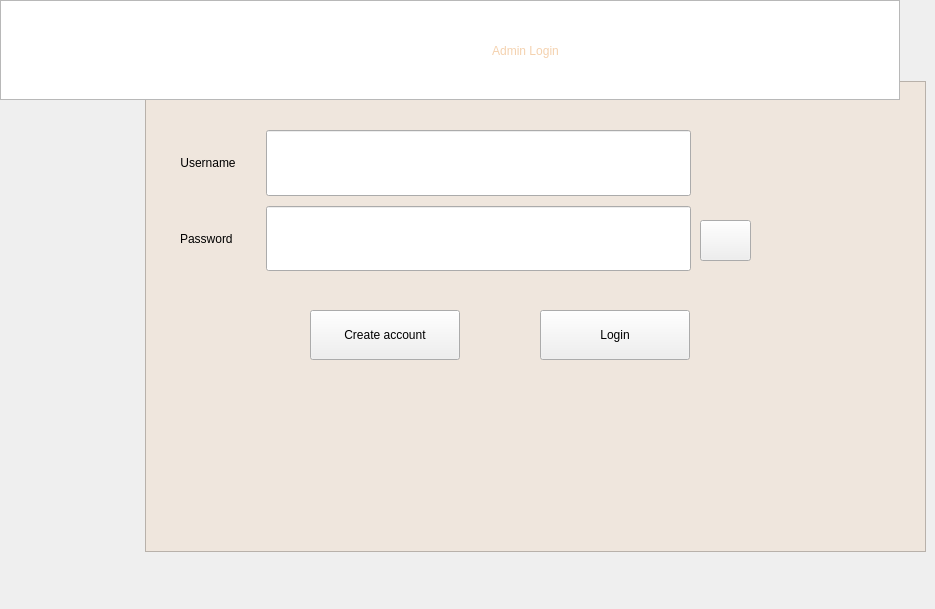
    <widget class="QWidget" name="admin_page">
     <property name="styleSheet">
      <string notr="true"/>
     </property>
     <widget class="QWidget" name="formLayoutWidget">
      <property name="geometry">
       <rect>
        <x>150</x>
        <y>100</y>
        <width>541</width>
        <height>201</height>
       </rect>
      </property>
      <layout class="QFormLayout" name="Form_login_admin">
       <property name="sizeConstraint">
        <enum>QLayout::SetMaximumSize</enum>
       </property>
       <property name="fieldGrowthPolicy">
        <enum>QFormLayout::ExpandingFieldsGrow</enum>
       </property>
       <property name="horizontalSpacing">
        <number>30</number>
       </property>
       <property name="verticalSpacing">
        <number>10</number>
       </property>
       <property name="leftMargin">
        <number>30</number>
       </property>
       <property name="topMargin">
        <number>30</number>
       </property>
       <property name="bottomMargin">
        <number>30</number>
       </property>
       <item row="0" column="0">
        <widget class="QLabel" name="Label_username">
         <property name="sizePolicy">
          <sizepolicy hsizetype="Expanding" vsizetype="Expanding">
           <horstretch>0</horstretch>
           <verstretch>0</verstretch>
          </sizepolicy>
         </property>
         <property name="styleSheet">
          <string notr="true"/>
         </property>
         <property name="text">
          <string>Username</string>
         </property>
         <property name="alignment">
          <set>Qt::AlignCenter</set>
         </property>
        </widget>
       </item>
       <item row="0" column="1">
        <widget class="QLineEdit" name="Line_admin_username">
         <property name="sizePolicy">
          <sizepolicy hsizetype="Expanding" vsizetype="Expanding">
           <horstretch>30</horstretch>
           <verstretch>30</verstretch>
          </sizepolicy>
         </property>
         <property name="styleSheet">
          <string notr="true"/>
         </property>
        </widget>
       </item>
       <item row="1" column="0">
        <widget class="QLabel" name="Label_password">
         <property name="sizePolicy">
          <sizepolicy hsizetype="Expanding" vsizetype="Expanding">
           <horstretch>0</horstretch>
           <verstretch>0</verstretch>
          </sizepolicy>
         </property>
         <property name="styleSheet">
          <string notr="true"/>
         </property>
         <property name="text">
          <string>Password</string>
         </property>
        </widget>
       </item>
       <item row="1" column="1">
        <widget class="QLineEdit" name="Line_admin_password">
         <property name="sizePolicy">
          <sizepolicy hsizetype="Expanding" vsizetype="Expanding">
           <horstretch>30</horstretch>
           <verstretch>30</verstretch>
          </sizepolicy>
         </property>
         <property name="styleSheet">
          <string notr="true"/>
         </property>
         <property name="echoMode">
          <enum>QLineEdit::Password</enum>
         </property>
        </widget>
       </item>
      </layout>
     </widget>
     <widget class="QPushButton" name="Pbutton_submit_signin_admin">
      <property name="geometry">
       <rect>
        <x>540</x>
        <y>310</y>
        <width>150</width>
        <height>50</height>
       </rect>
      </property>
      <property name="autoFillBackground">
       <bool>false</bool>
      </property>
      <property name="styleSheet">
       <string notr="true"/>
      </property>
      <property name="text">
       <string>Login</string>
      </property>
     </widget>
     <widget class="QGraphicsView" name="graphicsView_4">
      <property name="geometry">
       <rect>
        <x>0</x>
        <y>0</y>
        <width>900</width>
        <height>100</height>
       </rect>
      </property>
      <property name="autoFillBackground">
       <bool>true</bool>
      </property>
      <property name="styleSheet">
       <string notr="true"/>
      </property>
      <property name="backgroundBrush">
       <brush brushstyle="NoBrush">
        <color alpha="255">
         <red>85</red>
         <green>85</green>
         <blue>255</blue>
        </color>
       </brush>
      </property>
      <property name="foregroundBrush">
       <brush brushstyle="SolidPattern">
        <color alpha="255">
         <red>85</red>
         <green>85</green>
         <blue>255</blue>
        </color>
       </brush>
      </property>
      <property name="interactive">
       <bool>false</bool>
      </property>
     </widget>
     <widget class="QLabel" name="label">
      <property name="geometry">
       <rect>
        <x>0</x>
        <y>-40</y>
        <width>150</width>
        <height>600</height>
       </rect>
      </property>
      <property name="text">
       <string/>
      </property>
      <property name="pixmap">
       <pixmap>../../Thiết kế chưa có tên (2).png</pixmap>
      </property>
     </widget>
     <widget class="QLabel" name="label_5">
      <property name="geometry">
       <rect>
        <x>0</x>
        <y>0</y>
        <width>150</width>
        <height>600</height>
       </rect>
      </property>
      <property name="text">
       <string/>
      </property>
      <property name="pixmap">
       <pixmap resource="../resources/resources.qrc">:/images/images/Side-panel.png</pixmap>
      </property>
     </widget>
     <widget class="QLabel" name="label_6">
      <property name="geometry">
       <rect>
        <x>150</x>
        <y>0</y>
        <width>751</width>
        <height>101</height>
       </rect>
      </property>
      <property name="styleSheet">
       <string notr="true">color: rgb(244, 209, 174);
font: 87 20pt &quot;Arial Black&quot;;</string>
      </property>
      <property name="text">
       <string>Admin Login</string>
      </property>
      <property name="alignment">
       <set>Qt::AlignCenter</set>
      </property>
     </widget>
     <widget class="QPushButton" name="Pbutton_showpass_admin">
      <property name="geometry">
       <rect>
        <x>700</x>
        <y>220</y>
        <width>51</width>
        <height>41</height>
       </rect>
      </property>
      <property name="autoFillBackground">
       <bool>false</bool>
      </property>
      <property name="styleSheet">
       <string notr="true"/>
      </property>
      <property name="text">
       <string/>
      </property>
      <property name="icon">
       <iconset>
        <normaloff>../resources/icons/eye_icon.png</normaloff>../resources/icons/eye_icon.png</iconset>
      </property>
      <property name="iconSize">
       <size>
        <width>50</width>
        <height>50</height>
       </size>
      </property>
     </widget>
     <widget class="QGraphicsView" name="graphicsView_2">
      <property name="geometry">
       <rect>
        <x>145</x>
        <y>81</y>
        <width>781</width>
        <height>471</height>
       </rect>
      </property>
      <property name="styleSheet">
       <string notr="true">background-color: rgb(239, 230, 221)</string>
      </property>
     </widget>
     <widget class="QPushButton" name="Pbutton_initialize_admin">
      <property name="geometry">
       <rect>
        <x>310</x>
        <y>310</y>
        <width>150</width>
        <height>50</height>
       </rect>
      </property>
      <property name="autoFillBackground">
       <bool>false</bool>
      </property>
      <property name="styleSheet">
       <string notr="true"/>
      </property>
      <property name="text">
       <string>Create account</string>
      </property>
     </widget>
     <zorder>graphicsView_2</zorder>
     <zorder>graphicsView_4</zorder>
     <zorder>formLayoutWidget</zorder>
     <zorder>Pbutton_submit_signin_admin</zorder>
     <zorder>label</zorder>
     <zorder>label_5</zorder>
     <zorder>label_6</zorder>
     <zorder>Pbutton_showpass_admin</zorder>
     <zorder>Pbutton_initialize_admin</zorder>
    </widget>
